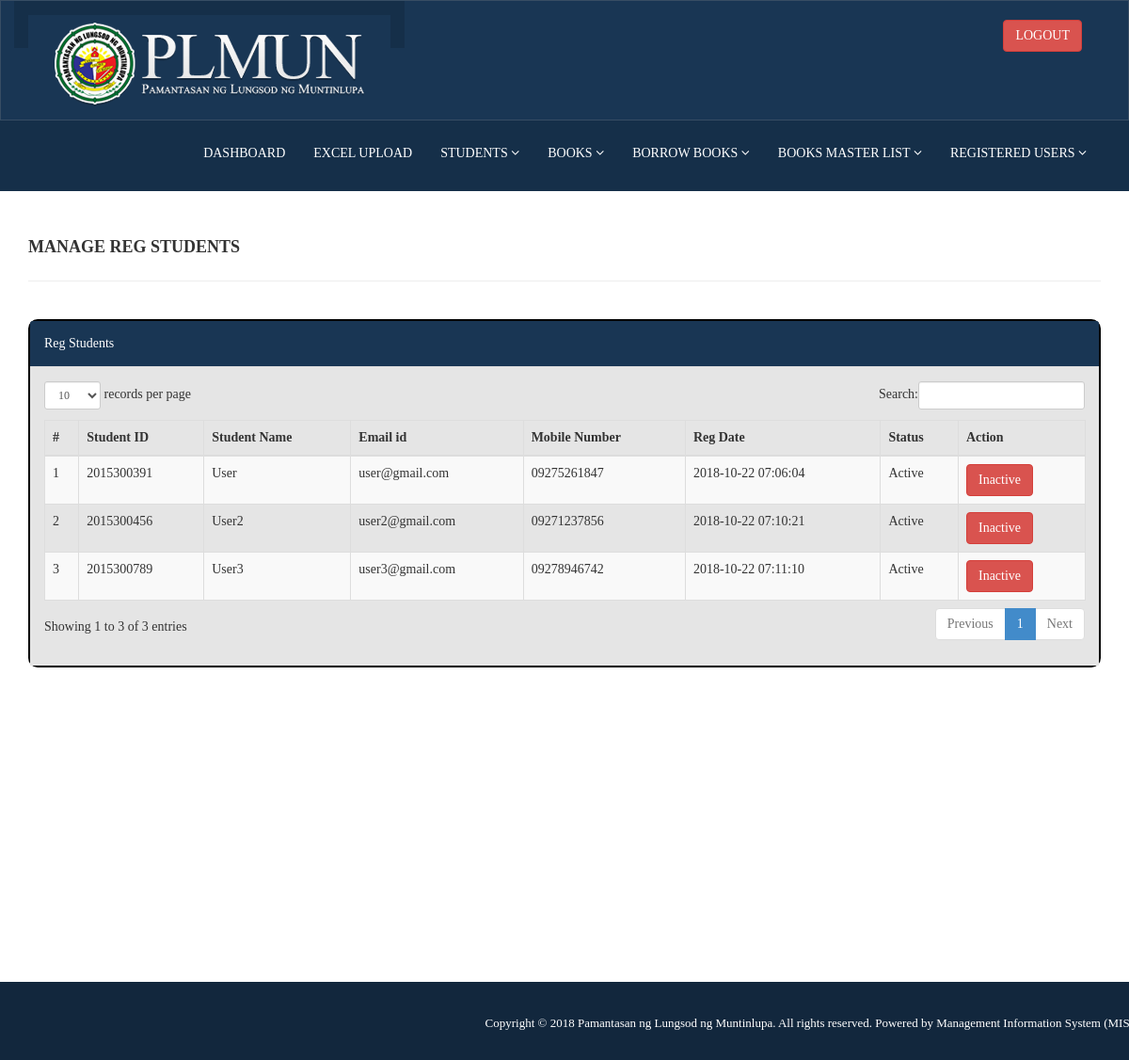
The app's page /admin/reg-students.php (signed in) with its own data.
### tables this page shows
CREATE TABLE `tblstudents` (
  `id` int(11) NOT NULL,
  `StudentId` varchar(100) DEFAULT NULL,
  `user_image` varchar(255) DEFAULT NULL,
  `FullName` varchar(120) DEFAULT NULL,
  `EmailId` varchar(120) DEFAULT NULL,
  `YearLevel` varchar(120) DEFAULT NULL,
  `Course` varchar(255) DEFAULT NULL,
  `MobileNumber` char(11) DEFAULT NULL,
  `Password` varchar(120) DEFAULT NULL,
  `Status` int(1) DEFAULT NULL,
  `RegDate` timestamp NULL DEFAULT CURRENT_TIMESTAMP,
  `UpdationDate` timestamp NULL DEFAULT NULL ON UPDATE CURRENT_TIMESTAMP
);

### admin/reg-students.php (the view, shortened to what this page needs)
<?php
include('includes/config.php');
if(strlen($_SESSION['alogin'])==0)
    {
header('location:index.php');
}
else{
    ?>
<!DOCTYPE html>
<html xmlns="http://www.w3.org/1999/xhtml" class="animated fadeIn">
<head>
    <link href="assets/css/bootstrap10.css" rel="stylesheet" />
    <link href="assets/css/font-awesome.css" rel="stylesheet" />
    <link href="assets/js/dataTables/dataTables.bootstrap.css" rel="stylesheet" />
    <link href="assets/css/style6.css" rel="stylesheet" />
	<link href="assets/css/animate.css" rel="stylesheet" />
</head>
<body>
<?php include('includes/header.php');?>
    <div class="content-wrapper">
         <div class="container">
        <div class="row pad-botm">
            <div class="col-md-12">
                <h4 class="header-line">Manage Reg Students</h4>
    </div>
        </div>
            <div class="row">
                <div class="col-md-12">
                    <div class="panel panel-default">
                        <div class="panel-heading">
                          Reg Students
                        </div>
                        <div class="panel-body">
                            <div class="table-responsive">
                                <table class="table table-striped table-bordered table-hover" id="dataTables-example">
                                    <thead>
                                        <tr>
                                            <th>#</th>
                                            <th>Student ID</th>
                                            <th>Student Name</th>
                                            <th>Email id </th>
                                            <th>Mobile Number</th>
                                            <th>Reg Date</th>
                                            <th>Status</th>
                                            <th>Action</th>
                                        </tr>
                                    </thead>
                                    <tbody>
<?php $sql = "SELECT * from tblstudents";
$query = $dbh -> prepare($sql);
$query->execute();
$results=$query->fetchAll(PDO::FETCH_OBJ);
$cnt=1;
if($query->rowCount() > 0)
{
foreach($results as $result)
{               ?>
                                        <tr class="odd gradeX">
                                            <td class="center"><?php echo htmlentities($cnt);?></td>
                                            <td class="center"><?php echo htmlentities($result->StudentId);?></td>
                                            <td class="center"><?php echo htmlentities($result->FullName);?></td>
                                            <td class="center"><?php echo htmlentities($result->EmailId);?></td>
                                            <td class="center"><?php echo htmlentities($result->MobileNumber);?></td>
                                             <td class="center"><?php echo htmlentities($result->RegDate);?></td>
                                            <td class="center"><?php if($result->Status==1)
                                            {
                                                echo htmlentities("Active");
                                            } else {
                                            echo htmlentities("Blocked");
}
                                            ?></td>
                                            <td class="center">
<?php if($result->Status==1)
 {?>
<a href="reg-students.php?inid=<?php echo htmlentities($result->id);?>" onclick="return confirm('Are you sure you want to block this student?');" >  <button class="btn btn-danger"> Inactive</button>
<?php } else {?>
                                            <a href="reg-students.php?id=<?php echo htmlentities($result->id);?>" onclick="return confirm('Are you sure you want to active this student?');"> <button class="btn btn-primary"> Active</button>
                                            <?php } ?>
                                            </td>
                                        </tr>
 <?php $cnt=$cnt+1;}} ?>
                                    </tbody>
                                </table>
                            </div>
                        </div>
                    </div>
                </div>
            </div>
    </div>
    </div>
  <?php include('includes/footer.php');?>
</body>
</html>
<?php } ?>

### admin/assets/css/style6.css (style rules this page uses)
body { font-family: 'Open Sans', sans-serif; line-height:28px; }
.content-wrapper { margin-top: 40px; min-height:800px; }
.header-line { font-weight:900; padding-bottom:25px; border-bottom:1px solid #eeeeee; text-transform:uppercase; font-family: Franklin Gothic; }
.pad-botm { padding-bottom:30px; }

### records on screen
tblstudents: StudentId "2015300391", FullName "User", EmailId "user@gmail.com", MobileNumber "09275261847", RegDate "2018-10-22 07:06:04"
tblstudents: StudentId "2015300456", FullName "User2", EmailId "user2@gmail.com", MobileNumber "09271237856", RegDate "2018-10-22 07:10:21"
tblstudents: StudentId "2015300789", FullName "User3", EmailId "user3@gmail.com", MobileNumber "09278946742", RegDate "2018-10-22 07:11:10"
